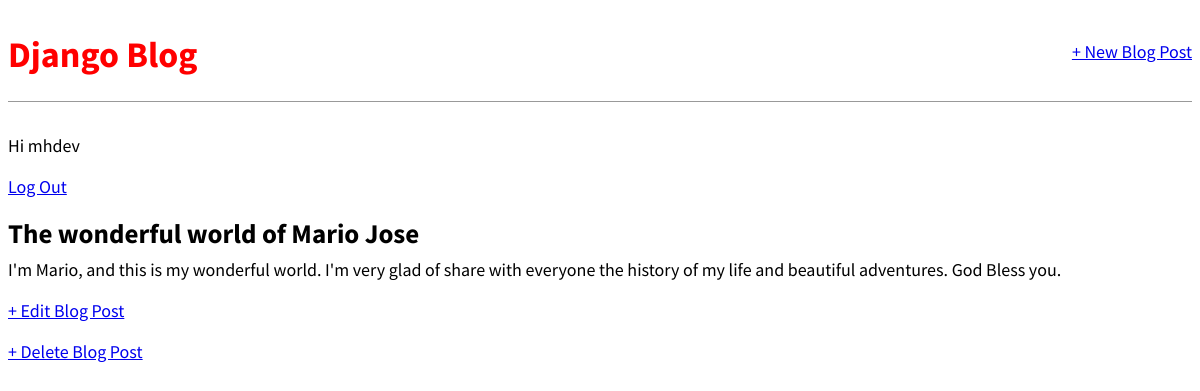
The app's page /post/1/ (signed in) with its own data.
### blog/models.py (models this page shows, shortened)
class Post(models.Model):
    title = models.CharField(max_length=200)
    author = models.ForeignKey(
        "auth.User",
        on_delete= models.CASCADE,
    )
    body = models.TextField()

### blog/views.py (the view)
# urls.py: path('post/<int:pk>/', BlogDetailView.as_view(), name='post_detail'),
class BlogDetailView(DetailView):
    model = Post
    template_name = "post_detail.html"

### templates/post_detail.html
{% extends 'base.html' %}
{% block content %}
<div class='post-entry'>
    <h2>{{ post.title }}</h2>
    <p>{{ post.body }}</p>
</div>
<p><a href="{% url 'post_edit' post.pk %}">+ Edit Blog Post</a></p>
<p><a href="{% url 'post_delete' post.pk %}">+ Delete Blog Post</a></p>
{% endblock content %}

### templates/base.html (shortened to what this page needs)
{% load static %}
<html>
    <head>
        <link href="{% static 'css/base.css' %}" rel="stylesheet">
    </head>
    <body>
        <div>
            <header>
                <div class="nav-left">
                    <h1><a href='{% url "home" %}'>Django Blog</a></h1>
                </div>
                <div class="nav-right">
                    <a href="{% url 'post_new' %}">+ New Blog Post</a>
                </div>
            </header>
            {% if user.is_authenticated %}
                <p>Hi {{ user.username }}</p>
                <p><a href='{% url 'logout' %}'>Log Out</a></p>
            {% else%}
                <p>You are not logged in.</p>
                <a href='{% url 'login' %}'>Log In</a>
                <a href='{% url 'signup' %}'>Sign Up</a>
            {% endif %}
            {% block content%}
            {% endblock content%}
        </div>
    </body>
</html>

### static/css/base.css (style rules this page uses)
body { font-family: 'Source Sans Pro', sans-serif; font-size: 18px; }
header { border-bottom: 1px solid #999; margin-bottom: 2rem; display: flex; }
header h1 a { color: red; text-decoration: none; }
.nav-left { margin-right: auto; }
.nav-right { display: flex; padding-top: 2rem; }
.post-entry h2 { margin: 0.5rem 0; }
.post-entry p { margin: 0; font-weight: 400; }

### records on screen
Post: title "The wonderful world of Mario Jose", body "I'm Mario, and this is my wonderful world. I'm very glad of share with everyone the history of my life and beautiful adventures. God Bless you."

### other values on screen
{{ user.username }} "mhdev"
